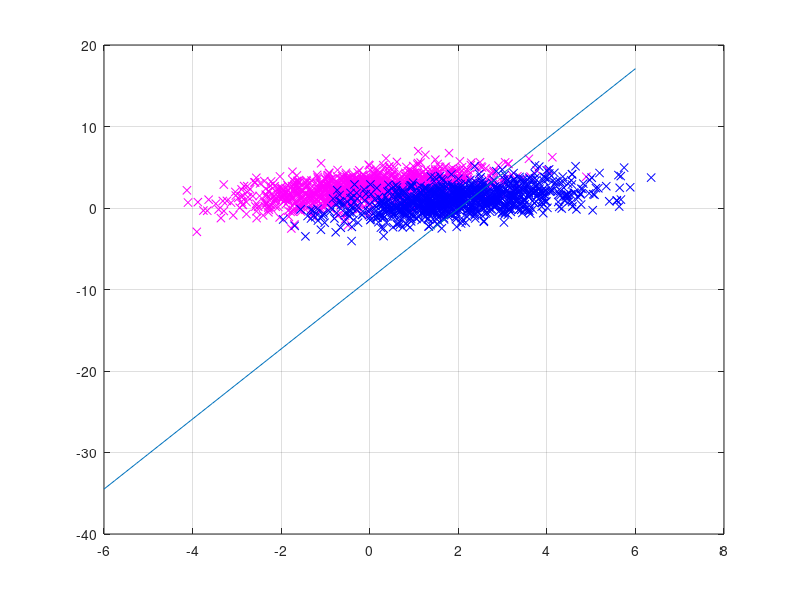

MATLAB code to generate this figure:
% Set up your own data in the following form
% X: N by 2 matrix of data
% y: class labels -1 or +1
% include column of ones for bias
N=1000;
C=[2 1;1 2];
X=randn(N,2);
m1 = [0 2];
X1 = X + kron(ones(N,1),m1);
A=chol(C);
Y1=X1*A;

plot(Y1(:,1),Y1(:,2),'mx');
hold on;

X=randn(N,2);
m2 = [1.5 0];
X1 = X + kron(ones(N,1),m2);
A=chol(C);
Y2=X1*A;
plot(Y2(:,1),Y2(:,2),'bx');
hold on;

X1 = [Y1 ones(N,1)];% Gaussian with mean = [0 2] is class 1
X2 = [Y2 ones(N,1)];
X2(1:N,3)=-1;% Gaussian with mean = [1.5 0] is class -1
X=[X1;X2];% combine two matrixs into one
%set the class
Y=ones(2*N,1);
Y(N+1:2*N,1)=-1;
% Separate into training and test sets (check: >> doc randperm)
ii = randperm(2*N);%disorganize the sort
Xtr = X(ii(1:N),:);%traning class 1
ytr = Y(ii(1:N),:);%test class 1
Xts = X(ii(N+1:2*N),:);%traning class -1
yts = Y(ii(N+1:2*N),:);%test class -1

% initialize weights
w = randn(3,1);
% Error correcting learning
eta = 0.002;
for iter=1:N
j = ceil(rand*N);% random choose
if ( (ytr(j)*Xtr(j,:))*w < 0 )%learning judgement
w = w + eta*ytr(j)*Xtr(j,:)';%weight adjustment
end
end
% plotting
n1=linspace(-6,6,50);
n2=-(w(1)/w(2))*n1-w(3)/w(2);
plot(n1,n2)
yhts = Xts*w;
PercentageError = (size(find(yts.*yhts < 0),1))/(N);%number of uncorrect weight

disp(PercentageError);
grid on;